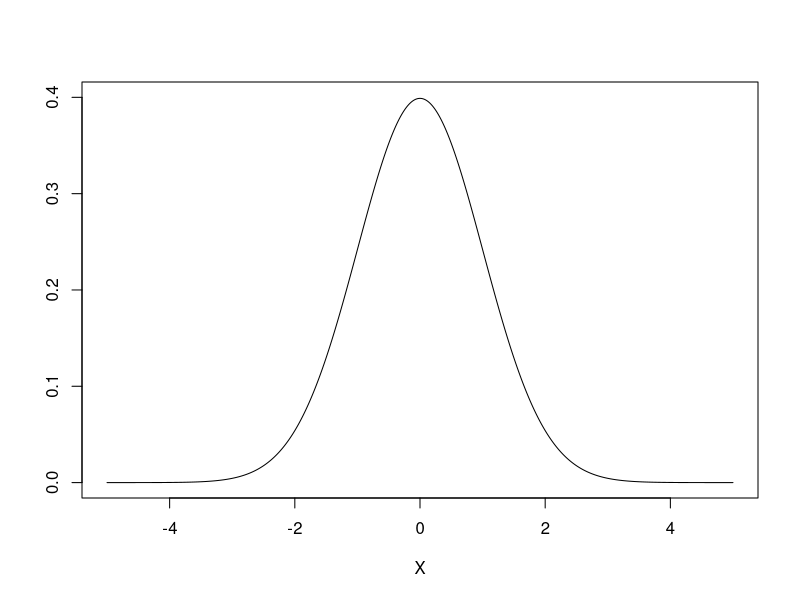

Reproduce this figure in R. (Note: this script raises an error after producing the figure.)
## ---- chunk 1
knitr::opts_chunk$set(echo = FALSE)
## ---- chunk 2
mu =0 #media
sigma =1 #variaci??n estandar

#dibujar la distribuci??n normal
range =seq(mu-(5*sigma),mu+(5*sigma),0.001)
y= dnorm(range,mu,sigma)
plot(range,y,main=, type='l',ylim=c(0,max(y)+0.001), axes=TRUE,xlab="X",ylab="")
## ---- chunk 3
knitr::include_graphics("imagenes/caso1.jpg")
## ---- chunk 4
knitr::include_graphics("imagenes/caso1_1.jpg")
## ---- chunk 5
knitr::include_graphics("imagenes/confianza.jpg")
## ---- chunk 6
# mean and confidence interval
conf.level = 0.90
N=9
z = qnorm((1 - conf.level)/2, lower.tail = FALSE)
xbar = 1098/N
sdx = 28.2/sqrt(N)
c(xbar - (z * sdx), xbar + (z * sdx))
## ---- chunk 7
# mean and confidence interval
conf.level = 0.90
z = qnorm((1 - conf.level)/2, lower.tail = FALSE)
error=5
n=(z*28.2/error)^2
n
## ---- chunk 8
knitr::include_graphics("imagenes/intervalos.jpg")
## ---- chunk 9
knitr::include_graphics("imagenes/caso2.jpg")
## ---- chunk 10
x <- seq(-4, 4, length=100)
hx <- dnorm(x)

degf <- c(1, 3, 8, 30)
colors <- c("red", "blue", "darkgreen", "gold", "black")
labels <- c("df=1", "df=3", "df=8", "df=30", "normal")

plot(x, hx, type="l", lty=2, xlab="",
  ylab="", main="Comparación entre distribuciones T-student")

for (i in 1:4){
  lines(x, dt(x,degf[i]), lwd=2, col=colors[i])
}

legend("topright", inset=.05, title="Distributions",
  labels, lwd=2, lty=c(1, 1, 1, 1, 2), col=colors)
## ---- chunk 11
Datos=rnorm(19,mean = 2700, sd = 645)
t.test(Datos,alternative ="two.sided", conf.level = 0.95)
## ---- chunk 12
knitr::include_graphics("imagenes/resumen1.jpg")
## ---- chunk 13
knitr::include_graphics("imagenes/resumen2.jpg")
## ---- chunk 14
datos=c(580,400,428,825,850,875,920,550,575,750,636,360,590,735,950)
par(cex.axis=0.7) 
par(cex.lab=0.5) 
boxplot(datos, main="Deep Beams Data", 
   xlab="", ylab="Fuerza de corte (kN)")
stripchart(datos, vertical = TRUE, data = datos, 
    method = "jitter", add = TRUE, pch = 20, col = 'blue')
## ---- chunk 15
datos=c(580,400,428,825,850,875,920,550,575,750,636,360,590,735,950)
t.test(datos,alternative ="two.sided", conf.level = 0.99)
## ---- chunk 16
knitr::include_graphics("imagenes/chi.jpg")
## ---- chunk 17
curve(dchisq(x,1),xlim=c(0,15),ylim=c(0,0.6),ylab="",xlab="")
curve(dchisq(x,2),col="red",lty=2,add=TRUE)
curve(dchisq(x,3),col="blue",lty=3,add=TRUE)
curve(dchisq(x,5),col="dark green",lty=4,add=TRUE)
curve(dchisq(x,10),col="brown",lty=5,add=TRUE)
legend(12,0.55,c("k=1","k=2","k=3","k=5","k=10"),
       col=c("black","red","blue","dark green","brown"),lty=1:5)
## ---- chunk 18
datos=c(28,25,29,27,27,30,25,24,23,29)
par(cex.axis=0.7) 
par(cex.lab=0.5) 
boxplot(datos, main="Temperatura", 
   xlab="", ylab="Centigrados")
stripchart(datos, vertical = TRUE, data = datos, 
    method = "jitter", add = TRUE, pch = 20, col = 'blue')
## ---- chunk 19
datos=c(28,25,29,27,27,30,25,24,23,29)
t.test(datos,alternative ="two.sided", conf.level = 0.99)
c(((10-1)*sd(datos)^2)/qchisq(c(.025),df=9, lower.tail=FALSE),
((10-1)*sd(datos)^2)/qchisq(c(.975),df=9, lower.tail=FALSE))
## ---- chunk 20
knitr::include_graphics("imagenes/propor.jpg")
## ---- chunk 21
prop.test(71*0.7, 71, alt="two.sided",conf.level = 0.95) 
## ---- chunk 22
knitr::include_graphics("imagenes/media1.jpg")
## ---- chunk 23
knitr::include_graphics("imagenes/media2.jpg")
## ---- chunk 24
knitr::include_graphics("imagenes/media3.jpg")
## ---- chunk 25
knitr::include_graphics("imagenes/media4.jpg")
